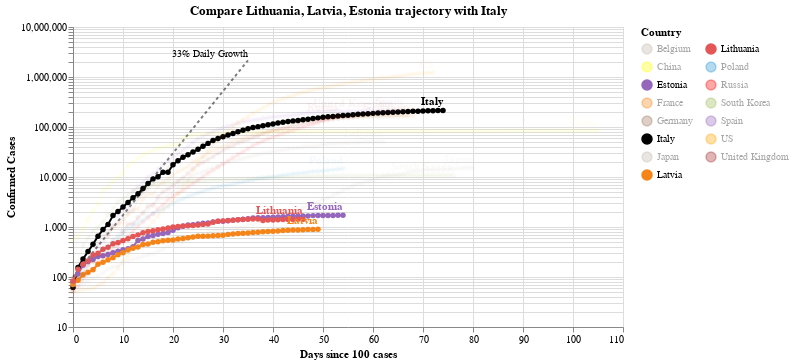

Source (notebook cell):
### Code cell
#hide_input
chart3 = make_since_chart(dff2, ['Lithuania', 'Latvia', 'Estonia'], baseline_countries)
chart3

### Figure 1 — Vega-Lite specification as saved in the notebook (floating-point values rounded to 4 significant figures; data arrays with more than 128 entries replaced by an {"elided": "..."} marker saying what was removed)
{"config": {"view": {"continuousWidth": 400, "continuousHeight": 300}}, "layer": [{"mark": {"type": "line", "color": "black", "opacity": 0.5, "strokeDash": [3, 3]}, "encoding": {"x": {"type": "quantitative", "field": "Days since 100 cases"}, "y": {"type": "quantitative", "field": "Confirmed Cases"}}}, {"mark": {"type": "text", "align": "right", "dy": -6, "fontSize": 10, "text": "33% Daily Growth"}, "encoding": {"x": {"type": "quantitative", "field": "Days since 100 cases"}, "y": {"type": "quantitative", "field": "Confirmed Cases"}}, "transform": [{"filter": "(datum['Days since 100 cases'] >= 35)"}]}, {"data": {"name": "data-feef3ca44a5611eaa0de413737c361b7"}, "mark": {"type": "line", "point": true}, "encoding": {"color": {"type": "nominal", "field": "Country", "legend": {"columns": 2}, "scale": {"domain": ["Belgium", "China", "Estonia", "France", "Germany", "Italy", "Japan", "Latvia", "Lithuania", "Poland", "Russia", "South Korea", "Spain", "US", "United Kingdom"], "range": ["#C1B7AD", "yellow", "#9467bd", "#F58518", "#9D755D", "black", "#C1B7AD", "#F58518", "#E45756", "#2495D3", "red", "#A1BA59", "#9467bd", "orange", "brown"]}}, "opacity": {"condition": {"value": 1, "selection": "selector002"}, "value": 0.05}, "tooltip": [{"type": "nominal", "field": "Country"}, {"type": "temporal", "field": "Date"}, {"type": "quantitative", "field": "Confirmed Cases"}, {"type": "quantitative", "field": "Days since 100 cases"}], "x": {"type": "quantitative", "field": "Days since 100 cases"}, "y": {"type": "quantitative", "field": "Confirmed Cases", "scale": {"type": "log"}}}, "selection": {"selector002": {"type": "multi", "fields": ["Country"], "bind": "legend", "init": [{"Country": "Lithuania"}, {"Country": "Latvia"}, {"Country": "Estonia"}, {"Country": "Italy"}]}}, "width": 550}, {"data": {"name": "data-feef3ca44a5611eaa0de413737c361b7"}, "mark": {"type": "text", "align": "right", "dy": -8, "fontWeight": "bold"}, "encoding": {"color": {"type": "nominal", "field": "Country", "legend": {"columns": 2}, "scale": {"domain": ["Belgium", "China", "Estonia", "France", "Germany", "Italy", "Japan", "Latvia", "Lithuania", "Poland", "Russia", "South Korea", "Spain", "US", "United Kingdom"], "range": ["#C1B7AD", "yellow", "#9467bd", "#F58518", "#9D755D", "black", "#C1B7AD", "#F58518", "#E45756", "#2495D3", "red", "#A1BA59", "#9467bd", "orange", "brown"]}}, "opacity": {"condition": {"value": 1, "selection": "selector002"}, "value": 0.05}, "text": {"type": "nominal", "field": "Country"}, "tooltip": [{"type": "nominal", "field": "Country"}, {"type": "temporal", "field": "Date"}, {"type": "quantitative", "field": "Confirmed Cases"}, {"type": "quantitative", "field": "Days since 100 cases"}], "x": {"type": "quantitative", "field": "Days since 100 cases"}, "y": {"type": "quantitative", "field": "Confirmed Cases", "scale": {"type": "log"}}}, "transform": [{"filter": "(datum['Date'] >= 1588723200000)"}], "width": 550}], "data": {"name": "data-c1a3bbf4dd040f2e7e8e7a69520e3c2a"}, "title": "Compare Lithuania, Latvia, Estonia trajectory with Italy", "$schema": "https://vega.github.io/schema/vega-lite/v4.0.2.json", "datasets": {"data-c1a3bbf4dd040f2e7e8e7a69520e3c2a": [{"Days since 100 cases": 0, "Confirmed Cases": 100.0}, {"Days since 100 cases": 1, "Confirmed Cases": 133.0}, {"Days since 100 cases": 2, "Confirmed Cases": 176.9}, {"Days since 100 cases": 3, "Confirmed Cases": 235.3}, {"Days since 100 cases": 4, "Confirmed Cases": 312.9}, {"Days since 100 cases": 5, "Confirmed Cases": 416.2}, {"Days since 100 cases": 6, "Confirmed Cases": 553.5}, {"Days since 100 cases": 7, "Confirmed Cases": 736.1}, {"Days since 100 cases": 8, "Confirmed Cases": 979.1}, {"Days since 100 cases": 9, "Confirmed Cases": 1302.0}, {"Days since 100 cases": 10, "Confirmed Cases": 1732.0}, {"Days since 100 cases": 11, "Confirmed Cases": 2303.0}, {"Days since 100 cases": 12, "Confirmed Cases": 3064.0}, {"Days since 100 cases": 13, "Confirmed Cases": 4074.0}, {"Days since 100 cases": 14, "Confirmed Cases": 5419.0}, {"Days since 100 cases": 15, "Confirmed Cases": 7207.0}, {"Days since 100 cases": 16, "Confirmed Cases": 9586.0}, {"Days since 100 cases": 17, "Confirmed Cases": 12750.0}, {"Days since 100 cases": 18, "Confirmed Cases": 16960.0}, {"Days since 100 cases": 19, "Confirmed Cases": 22550.0}, {"Days since 100 cases": 20, "Confirmed Cases": 29990.0}, {"Days since 100 cases": 21, "Confirmed Cases": 39890.0}, {"Days since 100 cases": 22, "Confirmed Cases": 53060.0}, {"Days since 100 cases": 23, "Confirmed Cases": 70560.0}, {"Days since 100 cases": 24, "Confirmed Cases": 93850.0}, {"Days since 100 cases": 25, "Confirmed Cases": 124800.0}, {"Days since 100 cases": 26, "Confirmed Cases": 166000.0}, {"Days since 100 cases": 27, "Confirmed Cases": 220800.0}, {"Days since 100 cases": 28, "Confirmed Cases": 293700.0}, {"Days since 100 cases": 29, "Confirmed Cases": 390600.0}, {"Days since 100 cases": 30, "Confirmed Cases": 519500.0}, {"Days since 100 cases": 31, "Confirmed Cases": 690900.0}, {"Days since 100 cases": 32, "Confirmed Cases": 918900.0}, {"Days since 100 cases": 33, "Confirmed Cases": 1222000.0}, {"Days since 100 cases": 34, "Confirmed Cases": 1625000.0}, {"Days since 100 cases": 35, "Confirmed Cases": 2162000.0}], "data-feef3ca44a5611eaa0de413737c361b7": {"elided": "1005 records"}}}
